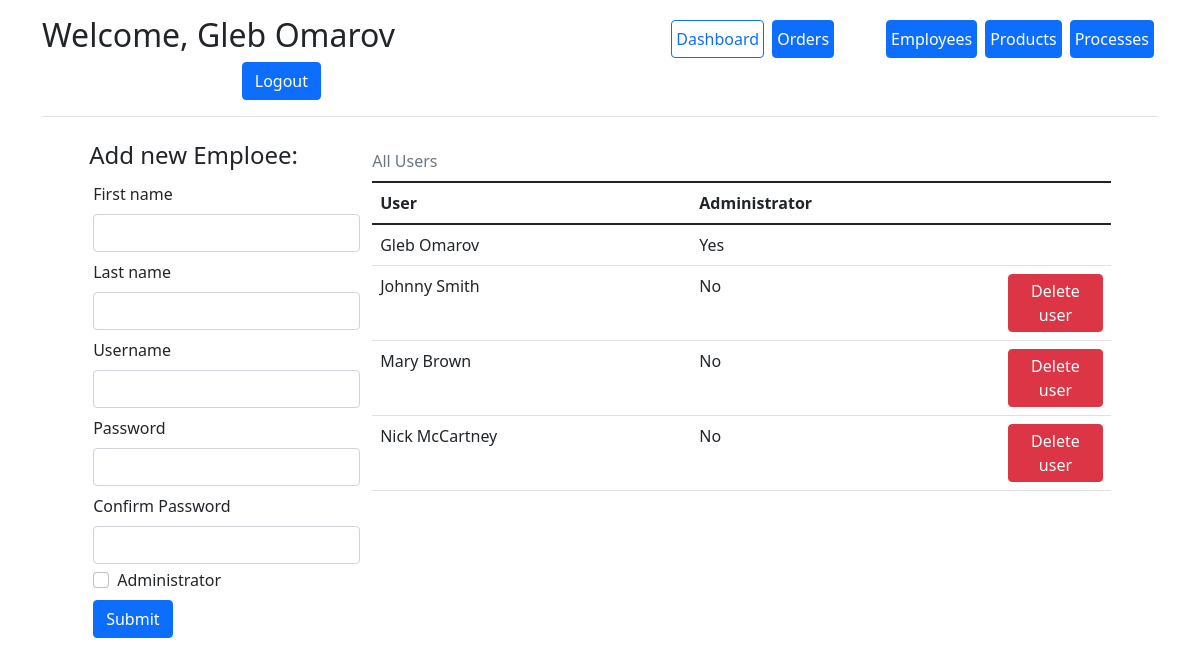
Before: /add_user (signed in) with the older database file.
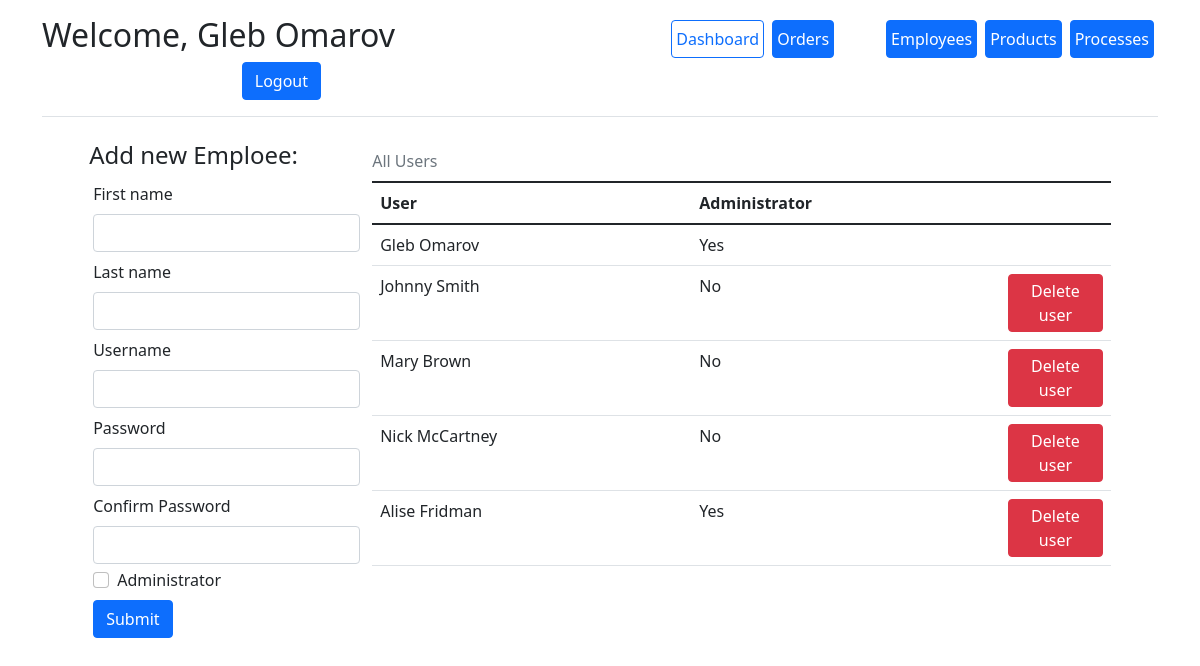
After: the same page with the newer database file.
### app/models.py (models this page shows)
class Employee(db.Model, UserMixin):
    id = db.Column(db.Integer, primary_key=True, nullable=False, autoincrement=True)
    first_name = db.Column("First name", db.String)
    last_name = db.Column("Last name", db.String)
    user_name = db.Column("Username", db.String, unique=True)
    password = db.Column("Password", db.String)
    admin = db.Column("Administrator", db.Boolean, default=False)
    processes = db.relationship('Process', backref='employee', lazy='dynamic')

### app/routes.py (the view)
@process_app.route('/add_user')
@login_required
def add_user():
    if not current_user.admin:
        return redirect(url_for('login'))
    form = AddEmployee()
    table = models.Employee.query.all()
    return render_template('add_user.html', form=form, table=table)

### app/forms.py
class AddEmployee(FlaskForm):
    first_name = StringField("First name", validators=[InputRequired()])
    last_name = StringField("Last name", validators=[InputRequired()])
    user_name = StringField("Username", validators=[InputRequired()])
    password = PasswordField("Password", validators=[InputRequired(),
                                                     EqualTo('password_confirm', message='Passwords must match')])
    password_confirm = PasswordField("Confirm Password", validators=[InputRequired()])
    admin = BooleanField("Administrator")
    submit = SubmitField()

### app/__init__.py (called while the page is built)
@login_manager.user_loader
def load_user(user_id):
    return Employee.query.get(int(user_id))

### app/templates/add_user.html (shortened to what this page needs)
{% extends "base.html" %}
{% block content %}
<div class="container">
    <div class="row g-3 justify-content-md-center">
        <form action="" method="post" class="col-3">
            <h4>Add new Emploee:</h4>
            {% for field in form if field.name not in ("csrf_token", "submit", "admin") %}
            {{ field.label(class="m-1") }}
            {{ field(class="form-control m-1") }}
            {% endfor %}
            <div class="form-check  m-1">
                <input class="form-check-input" type="checkbox" name="admin" id="cbx_admin">
                <label class="form-check-label" for="cbx_admin">Administrator</label>
            </div>
            {{ form.submit(class="btn btn-primary m-1") }}
        </form>
        <div class="col-8">
            <table class="table table-hover">
                <caption class="caption-top test-center">All Users</caption>
                <thead>
                <tr>
                    <th scope="col">User</th>
                    <th scope="col">Administrator</th>
                    <th scope="col" style="width:15%;"></th>
                </tr>
                </thead>
                <tbody>
                {% for user in table %}
                <tr>
                    <td>{{ user.first_name }} {{ user.last_name }}</td>
                    <td>
                        {% if user.admin %} Yes {% else %} No {% endif %}
                    </td>
                    <td>
                        {% if user.id > 1 %}
                        <a href="{{ url_for('remove_user', user_id=user.id) }}" class="btn btn-danger p-1">Delete user</a>
                        {% endif %}
                    </td>
                </tr>
                {% endfor %}
                </tbody>
            </table>
        </div>
    </div>
</div>
{% endblock %}

### app/templates/navbar.html
<div class="container">
    <header class="d-flex flex-wrap align-items-center justify-content-center justify-content-md-between py-3 mb-4 border-bottom">
    {% if current_user.is_authenticated %}
    <h2>Welcome, {{ current_user.first_name}} {{ current_user.last_name}}</h2>
    {% endif %}
    {% if current_user.is_authenticated and current_user.admin %}
    <ul class="nav col-12 col-md-auto mb-2 justify-content-center mb-md-0">
        <li><a href="{{ url_for('dashboard') }}" class="px-1 mx-1 btn btn-outline-primary">Dashboard</a></li>
        <li><a href="{{ url_for('add_order') }}" class="px-1 ms-1 me-5 btn btn-primary">Orders</a></li>
        <li><a href="{{ url_for('add_user') }}" class="px-1 mx-1 btn btn-primary">Employees</a></li>
        <li><a href="{{ url_for('add_product') }}" class="px-1 mx-1 btn btn-primary">Products</a></li>
        <li><a href="{{ url_for('add_process') }}" class="px-1 mx-1 btn btn-primary">Processes</a></li>
    </ul>
    {% endif %}
    <div class="col-md-3 text-end">
        {% if current_user.is_authenticated %}
        <a href="{{ url_for('logout') }}" class="btn btn-primary">Logout</a>
        {% else %}
        <a href="{{ url_for('login') }}" class="btn btn-outline-primary me-2">Login</a>
        {% endif %}
    </div>
</header>
</div>

Changed rows visible on the page:
added Employee: first_name "Alise", last_name "Fridman", Administrator "Yes"
